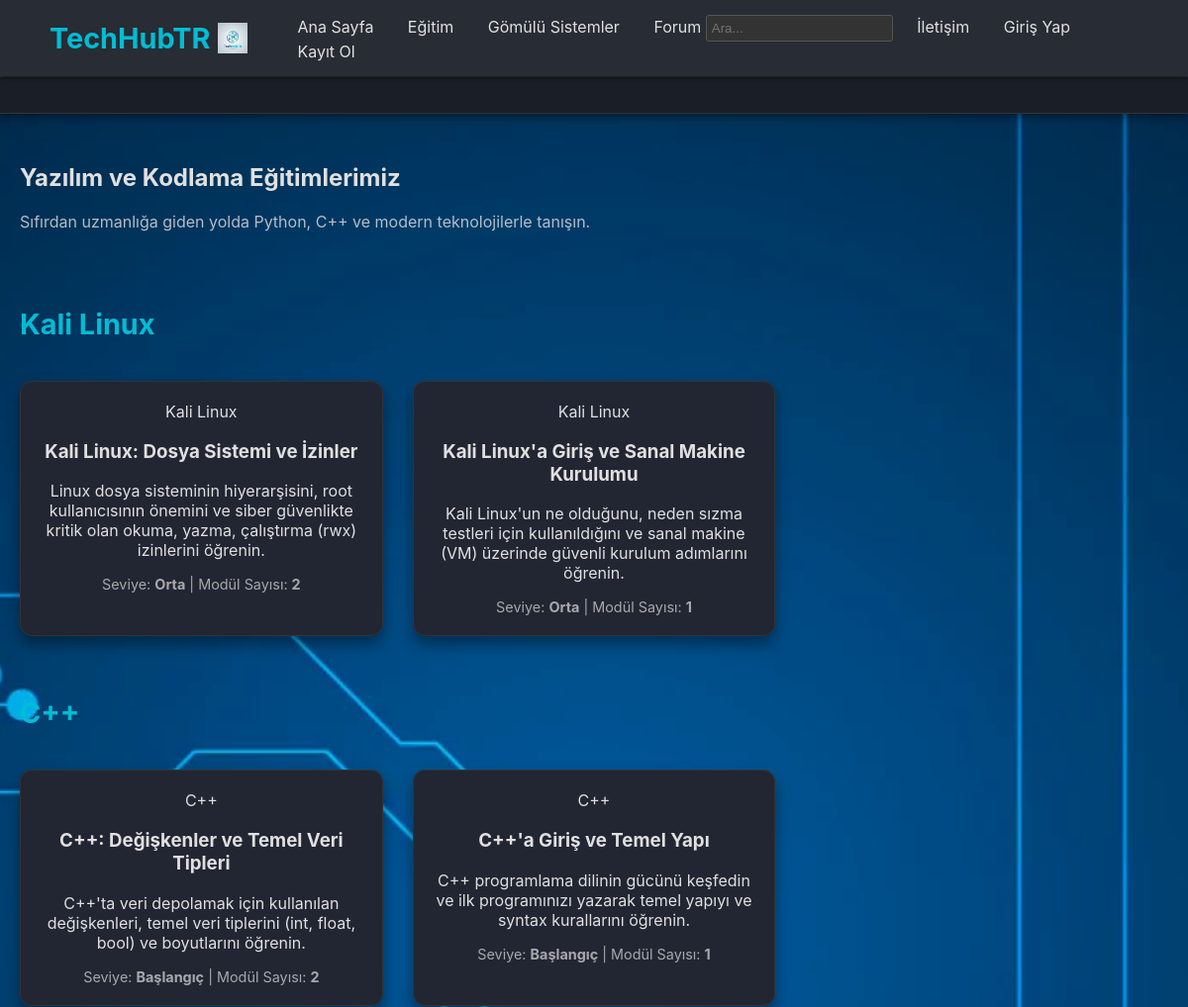
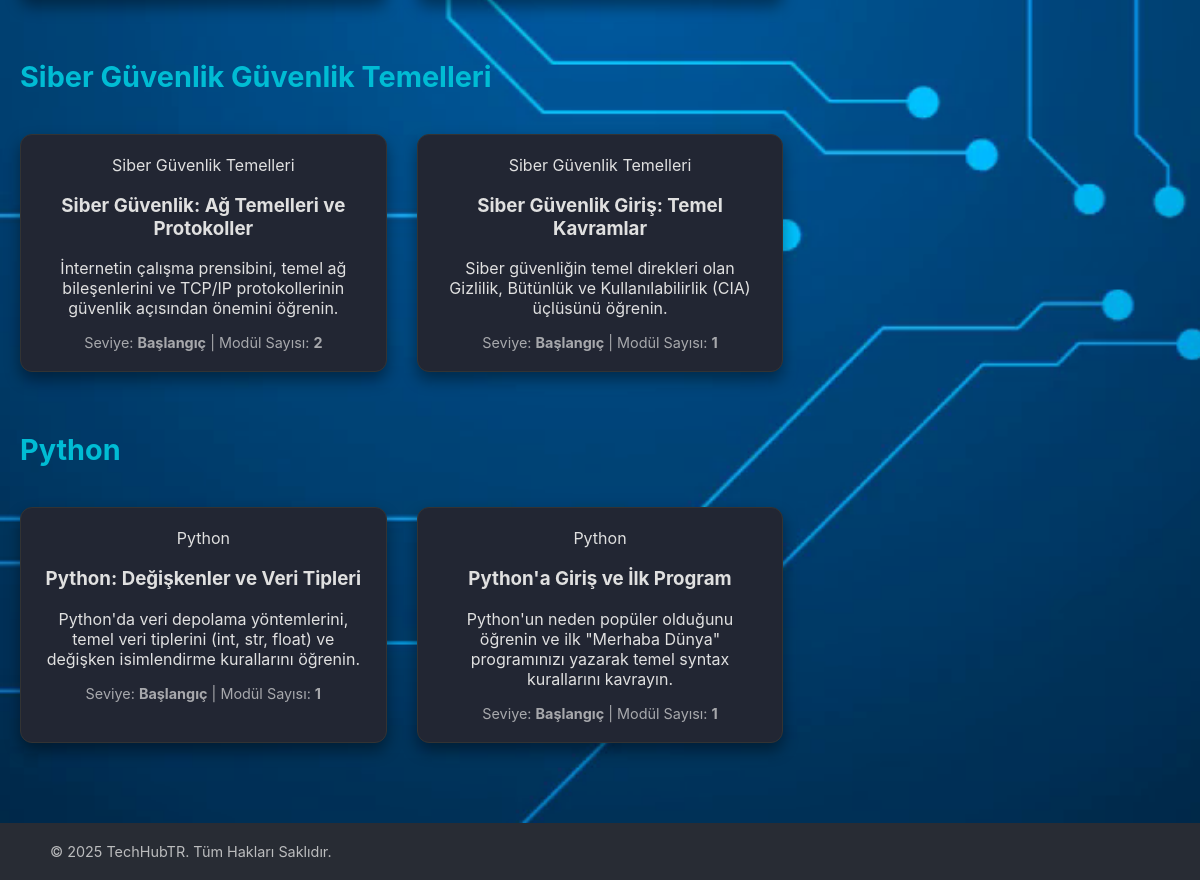
Page /egitim on the committed database (2 pictures, top to bottom).
### app.py (models this page shows)
class Lesson(db.Model):
    id = db.Column(db.Integer, primary_key=True)
    title = db.Column(db.String(150), nullable=False)
    slug = db.Column(db.String(150), unique=True, nullable=False)
    main_category = db.Column(db.String(50), nullable=False)
    sub_category = db.Column(db.String(50), nullable=False)
    content = db.Column(db.Text, nullable=False)
    created_at = db.Column(db.DateTime, default=db.func.now())
    level = db.Column(db.String(20), default="Başlangıç")
    lesson_count = db.Column(db.Integer, default=1)
    description = db.Column(db.String(250), default="")

### app.py (the view)
@app.route("/egitim")
def egitim():
    all_lessons = db.session.execute(
        db.select(Lesson).filter_by(main_category="egitim").order_by(Lesson.created_at.desc())
    ).scalars().all()
    categories = {}
    for lesson in all_lessons:
        categories.setdefault(lesson.sub_category, []).append(lesson)
    return render_template("egitim.html", categories=categories)

### app.py (called while the page is built)
@app.context_processor
def inject_notifications_count():
    if current_user.is_authenticated:
        unread_count = Notification.query.filter_by(user_id=current_user.id, is_read=False).count()
        return {"unread_notifications_count": unread_count}
    return {"unread_notifications_count": 0}

### templates/egitim.html (shortened to what this page needs)
{% extends "base.html" %}
{% block content %}
<div style="max-width: 1200px; margin: 50px auto; padding: 0 20px;">
    <h2>Yazılım ve Kodlama Eğitimlerimiz</h2>
    <p style="opacity: 0.8;">Sıfırdan uzmanlığa giden yolda Python, C++ ve modern teknolojilerle tanışın.</p>
    <div class="kategori-grid" style="padding: 30px 0; margin: 0;">
        {% for sub_category_name, lesson_list in categories.items() %}
            <h2 style="grid-column: 1 / -1; margin-top: 30px; margin-bottom: 10px; color: var(--vurgu-renk); font-size: 1.8em;">
                {{ sub_category_name.replace('Cpp', 'C++').replace('Siber', 'Siber Güvenlik') }}
            </h2>
            {% for ders in lesson_list %}
            <a href="{{ url_for('ders_detay', slug=ders.slug) }}" class="kategori-kart">
                <span class="alt-konu-etiketi">{{ ders.sub_category }}</span>
                <h3>{{ ders.title }}</h3>
                <p>{{ ders.description }}</p>
                <div style="font-size: 0.9em; opacity: 0.7;">
                    Seviye: <strong>{{ ders.level }}</strong> | Modül Sayısı: <strong>{{ ders.lesson_count }}</strong>
                </div>
            </a>
            {% endfor %}
        {% else %}
        <p style="grid-column: 1 / -1; text-align: center; opacity: 0.7;">
            Bu kategoriye ait henüz ders bulunmamaktadır. Yönetici panelinden yeni ders ekleyebilirsiniz.
        </p>
        {% endfor %}
    </div>
</div>
{% endblock %}

### templates/base.html (shortened to what this page needs)
<!DOCTYPE html>
<html lang="tr">
<head>
    <link rel="stylesheet" href="https://cdnjs.cloudflare.com/ajax/libs/font-awesome/5.15.4/css/all.min.css"/>
    <link rel="stylesheet" href="{{ url_for('static', filename='style.css') }}">
    <link rel="stylesheet" href="https://cdnjs.cloudflare.com/ajax/libs/highlight.js/11.9.0/styles/atom-one-dark.min.css">
</head>
<body class="dark-mode {% block body_class %}{% endblock %}">
<header class="navbar">
    <a href="{{ url_for('index') }}" class="logo-container">
        <span class="logo-text">TechHubTR</span>
        <img src="{{ url_for('static', filename='images/techhubtr-logo.png') }}" alt="TechHubTR Resmi Logosu" class="site-logo">
    </a>
    <nav>
        <a href="{{ url_for('index') }}" class="nav-link">Ana Sayfa</a>
        <a href="{{ url_for('egitim') }}" class="nav-link">Eğitim</a>
        <a href="{{ url_for('gomulu') }}" class="nav-link">Gömülü Sistemler</a>
        <a href="{{ url_for('topluluk') }}" class="nav-link">Forum</a>
        <form action="{{ url_for('arama') }}" method="GET" style="display: inline-block; margin-right: 20px;">
            <input type="text" name="q" placeholder="Ara..." required style="padding: 5px; border-radius: 3px; border: 1px solid #555; background-color: #333; color: white;">
        </form>
        <a href="{{ url_for('iletisim') }}" class="nav-link" style="margin-left: auto;">İletişim</a>
        {% if current_user.is_authenticated %}
            <a href="{{ url_for('bildirimler') }}" class="nav-link" style="position: relative; margin-right: 15px;">
                <i class="fas fa-bell"></i>
                {% if unread_notifications_count > 0 %}
                    <span style="position: absolute; top: 0; right: -5px;
                                 background-color: red; color: white;
                                 border-radius: 50%; padding: 2px 6px;
                                 font-size: 10px; line-height: 1;">
                        {{ unread_notifications_count }}
                    </span>
                {% endif %}
            </a>
            <a href="{{ url_for('ayarlar') }}" class="nav-link">Ayarlar</a>
            <a href="{{ url_for('profil') }}" class="nav-link">Profil</a>
            <a href="{{ url_for('cikis') }}" class="nav-link">Çıkış Yap</a>
        {% else %}
            <a href="{{ url_for('giris') }}" class="nav-link">Giriş Yap</a>
            <a href="{{ url_for('kayit') }}" class="nav-link">Kayıt Ol</a>
        {% endif %}
    </nav>
</header>
<div class="scrolling-text-wrapper">
    <div class="scrolling-text-content">
    </div>
</div>
<main>
    {% block content %}{% endblock %} </main>
<footer>
    <p class="site-footer">&copy; 2025 TechHubTR. Tüm Hakları Saklıdır.</p>
</footer>
</body>
</html>

### static/style.css (style rules this page uses)
:root { --arka-alan: #0f1118; --yazi-renk: #E0E0E0; --vurgu-renk: #00bcd4; --kod-kutu-bg: #1c1f2b; --icerik-kart-bg: #222633; --ana-golge: rgba(0, 0, 0, 0.4); --neon-golge: 0 0 10px rgba(0, 188, 212, 0.5); }
body { background-color: var(--arka-alan); color: var(--yazi-renk); font-family: 'Inter', sans-serif; margin: 0; min-height: 100vh; background-attachment: fixed; overflow-x: hidden; }
body:not(.anasayfa-bg) { background-image: url('../static/kategori_bg.png'), radial-gradient(circle at center, #1b1e28 1px, transparent 1px); background-size: cover, 50px 50px; background-position: center center, 0 0; background-repeat: no-repeat, repeat; }
body::before { content: ""; position: fixed; top: 0; left: 0; width: 100%; height: 100%; background: repeating-linear-gradient( to bottom, rgba(0, 255, 65, 0.05), rgba(0, 255, 65, 0.02) 1px, transparent 1px, transparent 100px ); background-size: 100% 100px; animation: matrix-scroll 20s linear infinite; z-index: -1; opacity: 0.2; }
body:not(.anasayfa-bg)::before { content: none !important; background: none !important; opacity: 0; }
.navbar { display: flex; justify-content: space-between; align-items: center; padding: 15px 50px; background-color: #282c34; position: sticky; top: 0; z-index: 1000; box-shadow: 0 2px 5px rgba(0, 0, 0, 0.5); }
.logo-container { display: flex; align-items: center; text-decoration: none; color: var(--vurgu-renk); font-weight: bold; font-size: 1.8em; margin-right: 20px; }
.logo-text { color: var(--vurgu-renk); }
.site-logo { width: 30px; height: auto; margin-left: 8px; display: block; }
.nav-link { color: var(--yazi-renk); text-decoration: none; margin-left: 30px; transition: color 0.3s; }
.kategori-kart { background-color: var(--icerik-kart-bg); padding: 20px; border-radius: 12px; box-shadow: 0 8px 15px var(--ana-golge); border: 1px solid #333; transition: transform 0.3s ease-in-out; text-align: center; color: var(--yazi-renk) !important; text-decoration: none; }
.kategori-kart p, .kategori-kart span, .kategori-kart h3 { color: var(--yazi-renk) !important; text-shadow: none; text-decoration: none; }
.kategori-grid { display: grid; grid-template-columns: repeat(auto-fit, minmax(280px, 1fr)); gap: 30px; padding: 50px; max-width: 1200px; margin: auto; }
footer { padding: 20px 50px; text-align: left; width: 100%; background-color: #282c34; box-sizing: border-box; color: var(--yazi-renk); position: relative; z-index: 50; }
.site-footer { margin: 0; font-size: 0.9em; opacity: 0.8; }
.scrolling-text-wrapper { width: 100%; overflow: hidden; white-space: nowrap; background-color: #1a1e27; padding: 8px 0; box-shadow: 0 4px 8px rgba(0, 0, 0, 0.4); margin-bottom: 20px; border-top: 1px solid #333; border-bottom: 1px solid #333; box-sizing: border-box; }
.scrolling-text-content { display: inline-block; padding-left: 100%; color: #00ff41; font-weight: 500; animation: marquee 25s linear infinite; }

### rows in the picture
Lesson: replace "Kali Linux", sub_category "Kali Linux", title "Kali Linux: Dosya Sistemi ve İzinler", description "Linux dosya sisteminin hiyerarşisini, root kullanıcısının önemini ve siber güvenlikte kritik olan okuma, yazma, çalıştırma (rwx) izinlerini öğrenin.", level "Orta", lesson_count "2"
Lesson: sub_category "Kali Linux", title "Kali Linux'a Giriş ve Sanal Makine Kurulumu", description "Kali Linux'un ne olduğunu, neden sızma testleri için kullanıldığını ve sanal makine (VM) üzerinde güvenli kurulum adımlarını öğrenin.", level "Orta", lesson_count "1"
Lesson: replace "C++", sub_category "C++", title "C++: Değişkenler ve Temel Veri Tipleri", description "C++'ta veri depolamak için kullanılan değişkenleri, temel veri tiplerini (int, float, bool) ve boyutlarını öğrenin.", level "Başlangıç", lesson_count "2"
Lesson: sub_category "C++", title "C++'a Giriş ve Temel Yapı", description "C++ programlama dilinin gücünü keşfedin ve ilk programınızı yazarak temel yapıyı ve syntax kurallarını öğrenin.", level "Başlangıç", lesson_count "1"
Lesson: replace "Siber Güvenlik Güvenlik Temelleri", sub_category "Siber Güvenlik Temelleri", title "Siber Güvenlik: Ağ Temelleri ve Protokoller", description "İnternetin çalışma prensibini, temel ağ bileşenlerini ve TCP/IP protokollerinin güvenlik açısından önemini öğrenin.", level "Başlangıç", lesson_count "2"
Lesson: sub_category "Siber Güvenlik Temelleri", title "Siber Güvenlik Giriş: Temel Kavramlar", description "Siber güvenliğin temel direkleri olan Gizlilik, Bütünlük ve Kullanılabilirlik (CIA) üçlüsünü öğrenin.", level "Başlangıç", lesson_count "1"
Lesson: replace "Python", sub_category "Python", title "Python: Değişkenler ve Veri Tipleri", description "Python'da veri depolama yöntemlerini, temel veri tiplerini (int, str, float) ve değişken isimlendirme kurallarını öğrenin.", level "Başlangıç", lesson_count "1"
Lesson: sub_category "Python", title "Python'a Giriş ve İlk Program", description "Python'un neden popüler olduğunu öğrenin ve ilk \"Merhaba Dünya\" programınızı yazarak temel syntax kurallarını kavrayın.", level "Başlangıç", lesson_count "1"
